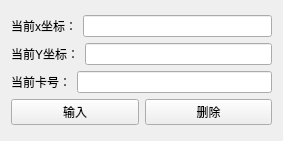
<?xml version="1.0" encoding="UTF-8"?>
<ui version="4.0">
 <class>PointInput</class>
 <widget class="QWidget" name="PointInput">
  <property name="geometry">
   <rect>
    <x>0</x>
    <y>0</y>
    <width>283</width>
    <height>141</height>
   </rect>
  </property>
  <property name="windowTitle">
   <string>卡点操作</string>
  </property>
  <layout class="QGridLayout" name="gridLayout">
   <item row="0" column="0">
    <layout class="QVBoxLayout" name="verticalLayout">
     <item>
      <layout class="QHBoxLayout" name="horizontalLayout">
       <item>
        <widget class="QLabel" name="label">
         <property name="text">
          <string>当前x坐标：</string>
         </property>
        </widget>
       </item>
       <item>
        <widget class="QLineEdit" name="xEdit"/>
       </item>
      </layout>
     </item>
     <item>
      <layout class="QHBoxLayout" name="horizontalLayout_2">
       <item>
        <widget class="QLabel" name="label_2">
         <property name="text">
          <string>当前Y坐标：</string>
         </property>
        </widget>
       </item>
       <item>
        <widget class="QLineEdit" name="yEdit"/>
       </item>
      </layout>
     </item>
     <item>
      <layout class="QHBoxLayout" name="horizontalLayout_3">
       <item>
        <widget class="QLabel" name="label_3">
         <property name="text">
          <string>当前卡号：</string>
         </property>
        </widget>
       </item>
       <item>
        <widget class="QLineEdit" name="pointEdit"/>
       </item>
      </layout>
     </item>
     <item>
      <layout class="QHBoxLayout" name="horizontalLayout_4">
       <item>
        <widget class="QPushButton" name="insertButton">
         <property name="text">
          <string>输入</string>
         </property>
        </widget>
       </item>
       <item>
        <widget class="QPushButton" name="deleteButton">
         <property name="text">
          <string>删除</string>
         </property>
        </widget>
       </item>
      </layout>
     </item>
    </layout>
   </item>
  </layout>
 </widget>
 <resources/>
 <connections/>
</ui>
